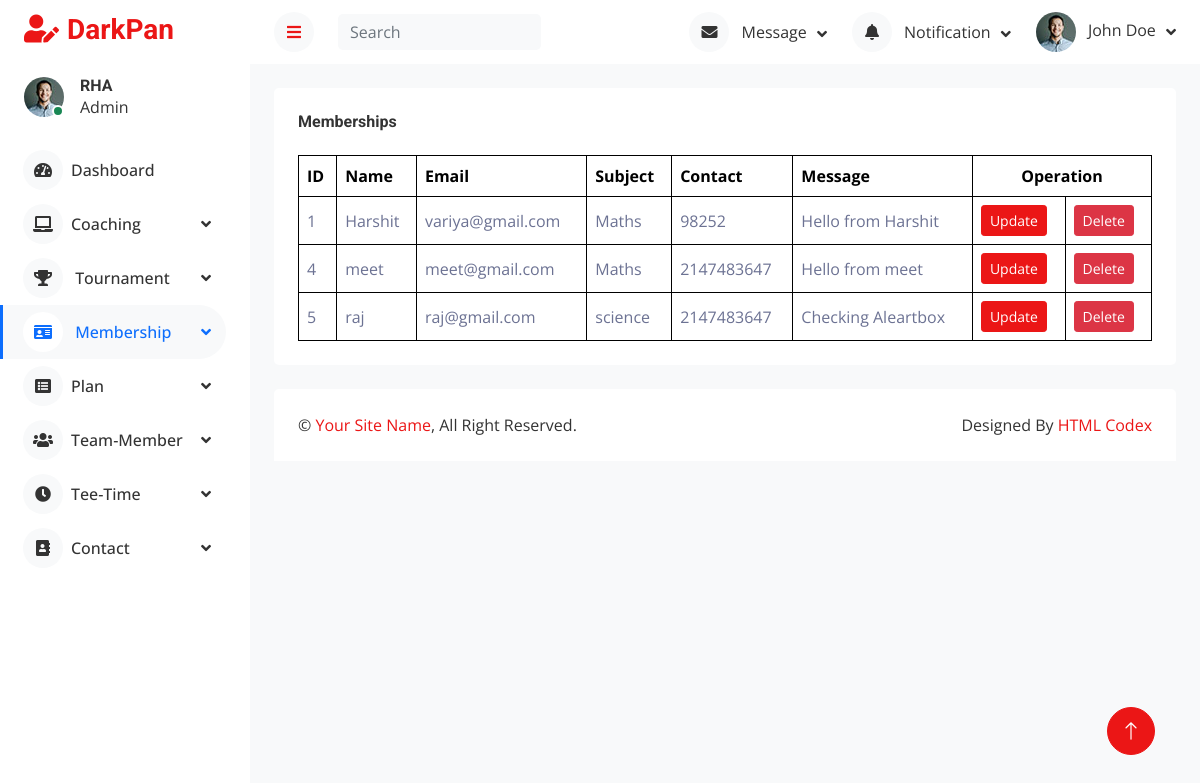
/admin/show_membership.php, run on an earlier commit of the app's database.
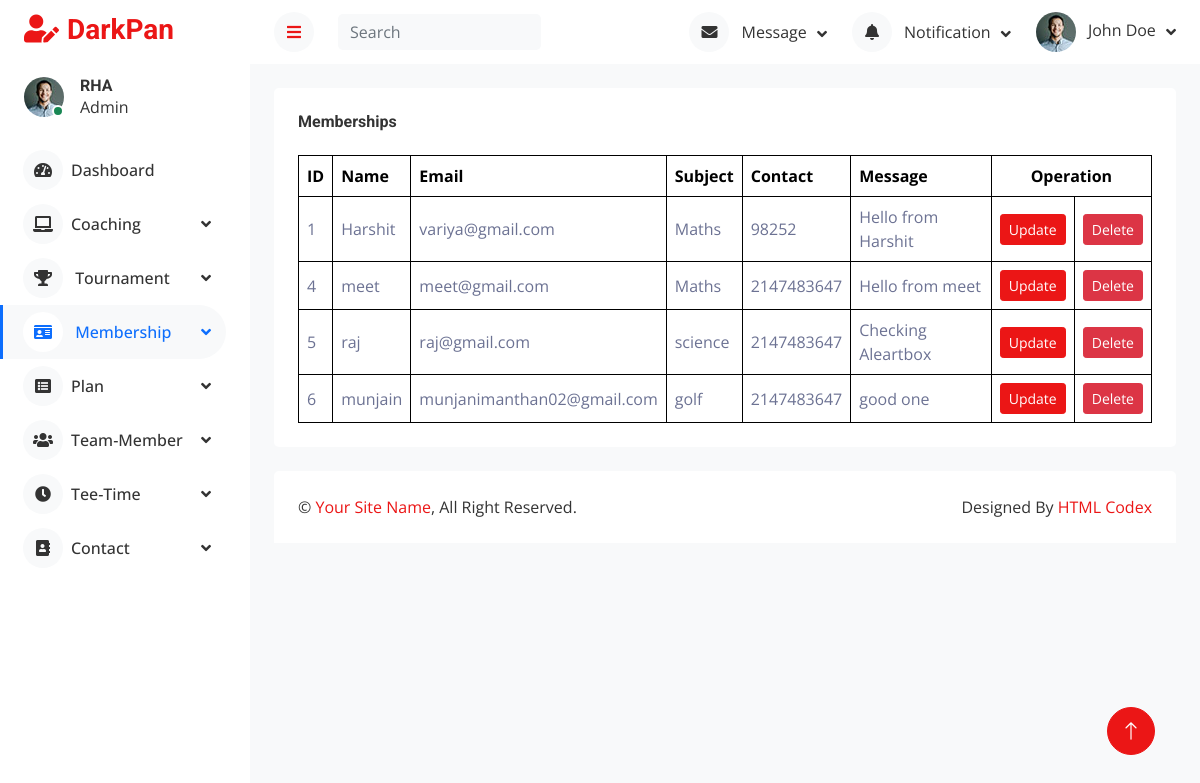
And on a later commit of the database.
### tables this page shows
CREATE TABLE `membership` (
  `id` int(11) NOT NULL,
  `name` varchar(50) NOT NULL,
  `email` varchar(50) NOT NULL,
  `subject` varchar(50) NOT NULL,
  `contact` int(11) NOT NULL,
  `message` varchar(250) NOT NULL
);

### admin/show_membership.php (the view, shortened to what this page needs)
<?php
    include "lib/db.php";
    $qry="SELECT * FROM `membership`";
    $result=mysqli_query($con,$qry);
?>
<!DOCTYPE html>
<html lang="en">
<head>
    <link href="https://cdnjs.cloudflare.com/ajax/libs/font-awesome/5.10.0/css/all.min.css" rel="stylesheet">
    <link href="https://cdn.jsdelivr.net/npm/bootstrap-icons@1.4.1/font/bootstrap-icons.css" rel="stylesheet">
    <link href="lib/owlcarousel/assets/owl.carousel.min.css" rel="stylesheet">
    <link href="lib/tempusdominus/css/tempusdominus-bootstrap-4.min.css" rel="stylesheet" />
    <link href="css/bootstrap.min.css" rel="stylesheet">
    <link href="css/style.css" rel="stylesheet">
</head>
<body>
    <div class="container-fluid position-relative d-flex p-0">
        <?php include "sidebar.php"; ?>
        <div class="content">
            <?php include "header.php"; ?>
            <div class="container-fluid pt-4 px-4">
                <div class="bg-secondary text-center rounded p-4">
                    <div class="d-flex align-items-center justify-content-between mb-4">
                        <h6 class="mb-0">Memberships</h6>
                    </div>
                    <div class="table-responsive">
                        <table class="table text-start align-middle table-bordered table-hover mb-0">
                            <thead>
                                <tr class="text-dark">
                                    <th scope="col">ID</th>
                                    <th scope="col">Name</th>
                                    <th scope="col">Email</th>
                                    <th scope="col">Subject</th>
                                    <th scope="col">Contact</th>
                                    <th scope="col">Message</th>
                                    <th scope="col" colspan=2 class="text-center">Operation</th>
                                </tr>
                            </thead>
                            <tbody>
                                <?php while($row=mysqli_fetch_assoc($result)) { ?>
                                <tr>
                                    <td><?php echo $row['id']; ?></td>
                                    <td><?php echo $row['name']; ?></td>
                                    <td><?php echo $row['email']; ?></td>
                                    <td><?php echo $row['subject']; ?></td>
                                    <td><?php echo $row['contact']; ?></td>
                                    <td><?php echo $row['message']; ?></td>
                                    <td>
                                        <a href="../website/code/membership_update.php?id=<?php echo $row['id']?>" class="btn btn-sm btn-primary">Update</a>
                                    </td>
                                    <td>
                                        <a href="membership_delete.php?id=<?php echo $row['id']?>" class="btn btn-sm btn-danger" onclick="return confirm('Are you sure?');">Delete</a>
                                    </td>
                                </tr>
                                <?php } ?>
                            </tbody>
                        </table>
                    </div>
                </div>
            </div>
            <div class="container-fluid pt-4 px-4">
                <div class="bg-secondary rounded-top p-4">
                    <div class="row">
                        <div class="col-12 col-sm-6 text-center text-sm-start">
                            &copy; <a href="#">Your Site Name</a>, All Right Reserved.
                        </div>
                        <div class="col-12 col-sm-6 text-center text-sm-end">
                            Designed By <a href="https://htmlcodex.com">HTML Codex</a>
                        </div>
                    </div>
                </div>
            </div>
        </div>
        <a href="#" class="btn btn-lg btn-primary btn-lg-square back-to-top"><i class="bi bi-arrow-up"></i></a>
    </div>
</body>
</html>

What changed in the data, as far as the page shows it:
added membership: id "6", name "munjain", email "munjanimanthan02@gmail.com", subject "golf", contact "2147483647", message "good one"
